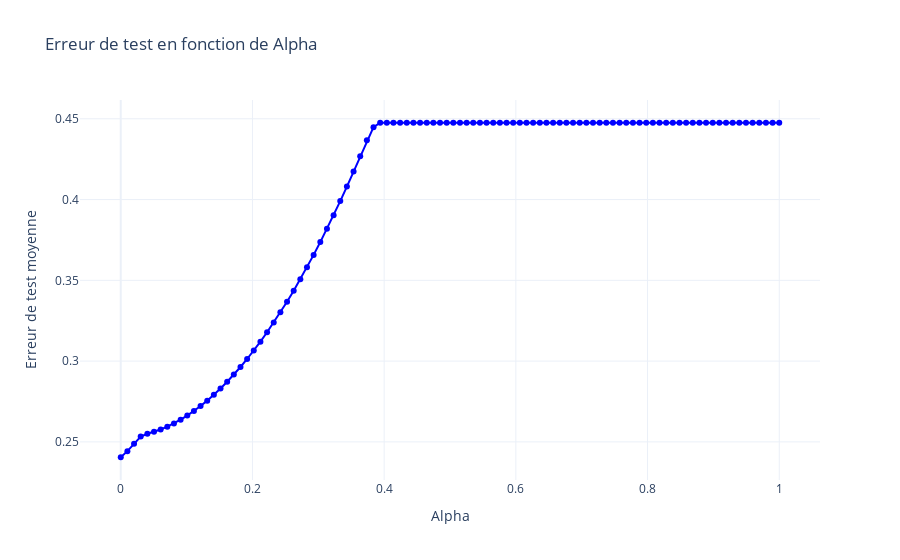
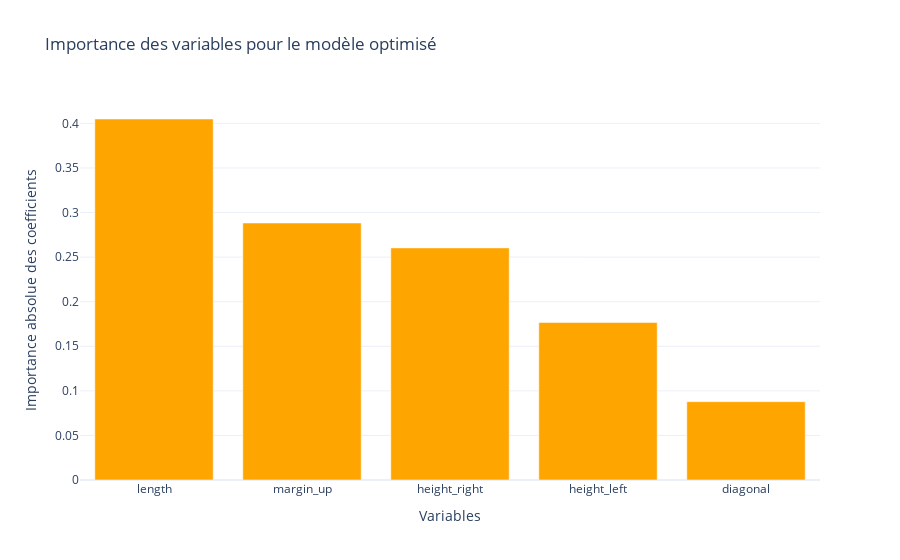

Notebook code for these charts, in order:
### Markdown cell above
### Avec la MSE

Ici, on constate que la valeur optimale est très proche de zero

### Code cell
model_optimisation(linear_model.Lasso(), "neg_mean_squared_error", X_train, y_train, np.linspace(1e-16, 1, 100), X_test, y_test, feature_names=['diagonal', 'height_left', 'height_right', 'margin_up', 'length'])

### Figure 1 — Plotly figure (JSON) as saved in the notebook; plotly's stock layout.template omitted (floating-point values rounded to 4 significant figures)
{"data": [{"line": {"color": "blue"}, "mode": "lines+markers", "name": "Erreur de test moyenne", "type": "scatter", "x": [1e-16, 0.0101, 0.0202, 0.0303, 0.0404, 0.05051, 0.06061, 0.07071, 0.08081, 0.09091, 0.101, 0.1111, 0.1212, 0.1313, 0.1414, 0.1515, 0.1616, 0.1717, 0.1818, 0.1919, 0.202, 0.2121, 0.2222, 0.2323, 0.2424, 0.2525, 0.2626, 0.2727, 0.2828, 0.2929, 0.303, 0.3131, 0.3232, 0.3333, 0.3434, 0.3535, 0.3636, 0.3737, 0.3838, 0.3939, 0.404, 0.4141, 0.4242, 0.4343, 0.4444, 0.4545, 0.4646, 0.4747, 0.4848, 0.4949, 0.5051, 0.5152, 0.5253, 0.5354, 0.5455, 0.5556, 0.5657, 0.5758, 0.5859, 0.596, 0.6061, 0.6162, 0.6263, 0.6364, 0.6465, 0.6566, 0.6667, 0.6768, 0.6869, 0.697, 0.7071, 0.7172, 0.7273, 0.7374, 0.7475, 0.7576, 0.7677, 0.7778, 0.7879, 0.798, 0.8081, 0.8182, 0.8283, 0.8384, 0.8485, 0.8586, 0.8687, 0.8788, 0.8889, 0.899, 0.9091, 0.9192, 0.9293, 0.9394, 0.9495, 0.9596, 0.9697, 0.9798, 0.9899, 1], "y": [0.2405, 0.2443, 0.2488, 0.2533, 0.255, 0.2562, 0.2577, 0.2594, 0.2614, 0.2637, 0.2663, 0.2691, 0.2722, 0.2755, 0.2792, 0.2831, 0.2872, 0.2916, 0.2963, 0.3013, 0.3065, 0.312, 0.3178, 0.3239, 0.3302, 0.3368, 0.3436, 0.3507, 0.3581, 0.3658, 0.3737, 0.3819, 0.3903, 0.399, 0.408, 0.4173, 0.4268, 0.4366, 0.4448, 0.4475, 0.4475, 0.4475, 0.4475, 0.4475, 0.4475, 0.4475, 0.4475, 0.4475, 0.4475, 0.4475, 0.4475, 0.4475, 0.4475, 0.4475, 0.4475, 0.4475, 0.4475, 0.4475, 0.4475, 0.4475, 0.4475, 0.4475, 0.4475, 0.4475, 0.4475, 0.4475, 0.4475, 0.4475, 0.4475, 0.4475, 0.4475, 0.4475, 0.4475, 0.4475, 0.4475, 0.4475, 0.4475, 0.4475, 0.4475, 0.4475, 0.4475, 0.4475, 0.4475, 0.4475, 0.4475, 0.4475, 0.4475, 0.4475, 0.4475, 0.4475, 0.4475, 0.4475, 0.4475, 0.4475, 0.4475, 0.4475, 0.4475, 0.4475, 0.4475, 0.4475]}], "layout": {"autosize": true, "title": {"text": "Erreur de test en fonction de Alpha"}, "xaxis": {"autorange": true, "range": [-0.07199, 1.072], "title": {"text": "Alpha"}, "type": "linear"}, "yaxis": {"autorange": true, "range": [0.2234, 0.4646], "title": {"text": "Erreur de test moyenne"}, "type": "linear"}}}

### Figure 2 — Plotly figure (JSON) as saved in the notebook; plotly's stock layout.template omitted (floating-point values rounded to 4 significant figures)
{"data": [{"marker": {"color": "orange"}, "name": "Importance des variables", "type": "bar", "x": ["length", "margin_up", "height_right", "height_left", "diagonal"], "y": [0.4049, 0.2883, 0.2604, 0.1767, 0.08787]}], "layout": {"autosize": true, "title": {"text": "Importance des variables pour le modèle optimisé"}, "xaxis": {"autorange": true, "range": [-0.5, 4.5], "title": {"text": "Variables"}, "type": "category"}, "yaxis": {"autorange": true, "range": [0, 0.4262], "title": {"text": "Importance absolue des coefficients"}, "type": "linear"}}}
